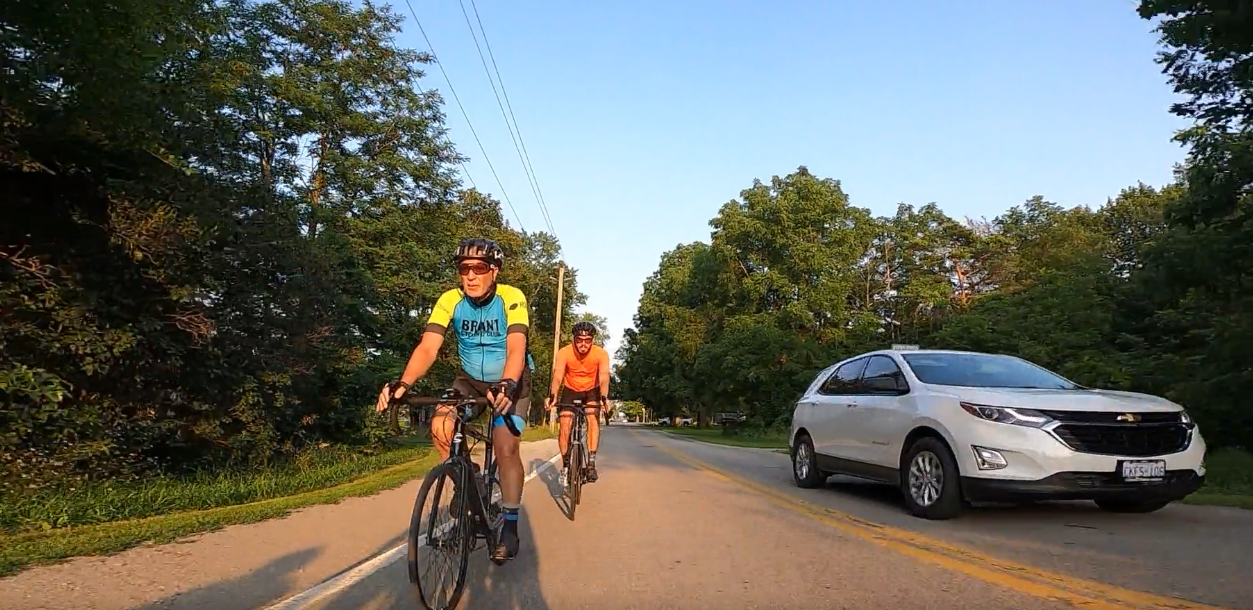
#> input picture src/modules/models/plates/platevid2.png, 1253 x 610 px, found by its file name; its folder holds 2 pictures in this run
$ python license_plate_nvidia.py
#> lines starting #> are read from the running program, lines starting #| are printed output that depends on the picture
import pytesseract # this is tesseract module
import matplotlib.pyplot as plt
import cv2 # this is opencv module
import glob
import os
pytesseract.pytesseract.tesseract_cmd = r'C:\Users\tnaguib\AppData\Local\Programs\Tesseract-OCR\tesseract.exe'
def calculate_predicted_accuracy(actual_list, predicted_list):
	for actual_plate, predict_plate in zip(actual_list, predicted_list):
		accuracy = "0 %"
		num_matches = 0
		if actual_plate == predict_plate:
			accuracy = "100 %"
		else:
			if len(actual_plate) == len(predict_plate):
				for a, p in zip(actual_plate, predict_plate):
					if a == p:
						num_matches += 1
				accuracy = str(round((num_matches / len(actual_plate)), 2) * 100)
				accuracy += "%"
		print("	 ", actual_plate, "\t\t\t", predict_plate, "\t\t ", accuracy)

# specify path to the license plate images folder as shown below
path_for_license_plates = os.getcwd() + "src/modules/models/plates/**/*.png"
print(os.getcwd())
list_license_plates = []
predicted_license_plates = []
"""
for path_to_license_plate in glob.glob(path_for_license_plates, recursive = True):

	license_plate_file = path_to_license_plate.split("/")[-1]
	license_plate, _ = os.path.splitext(license_plate_file)
	'''
	Here we append the actual license plate to a list
	'''
	list_license_plates.append(license_plate)

	'''
	Read each license plate image file using openCV
	'''
	img = cv2.imread(path_to_license_plate)

	'''
	We then pass each license plate image file
	to the Tesseract OCR engine using the Python library
	wrapper for it. We get back predicted_result for
	license plate. We append the predicted_result in a
	list and compare it with the original the license plate
	'''
	predicted_result = pytesseract.image_to_string(img, lang ='eng',
	config ='--oem 3 --psm 6 -c tessedit_char_whitelist = ABCDEFGHIJKLMNOPQRSTUVWXYZ0123456789')

	filter_predicted_result = "".join(predicted_result.split()).replace(":", "").replace("-", "")
	predicted_license_plates.append(filter_predicted_result)
print("Actual License Plate", "\t", "Predicted License Plate", "\t", "Accuracy")
print("--------------------", "\t", "-----------------------", "\t", "--------")
"""

calculate_predicted_accuracy(list_license_plates, predicted_license_plates)
print(len(list_license_plates))
print(len(predicted_license_plates))
# Read the license plate file and display it
test_license_plate = cv2.imread("src\modules\models\plates\platevid2.png")
#> test_license_plate is the input picture: shape (610, 1253, 3); mean B, G, R 97.6, 105.4, 103.4
plt.imshow(test_license_plate)
plt.axis('off')
plt.title('LETITGO1 license plate')
plt.show()
resize_test_license_plate = cv2.resize(
	test_license_plate, None, fx = 0.8, fy = 0.8,
	interpolation = cv2.INTER_CUBIC)
grayscale_resize_test_license_plate = cv2.cvtColor(
	resize_test_license_plate, cv2.COLOR_BGR2GRAY)
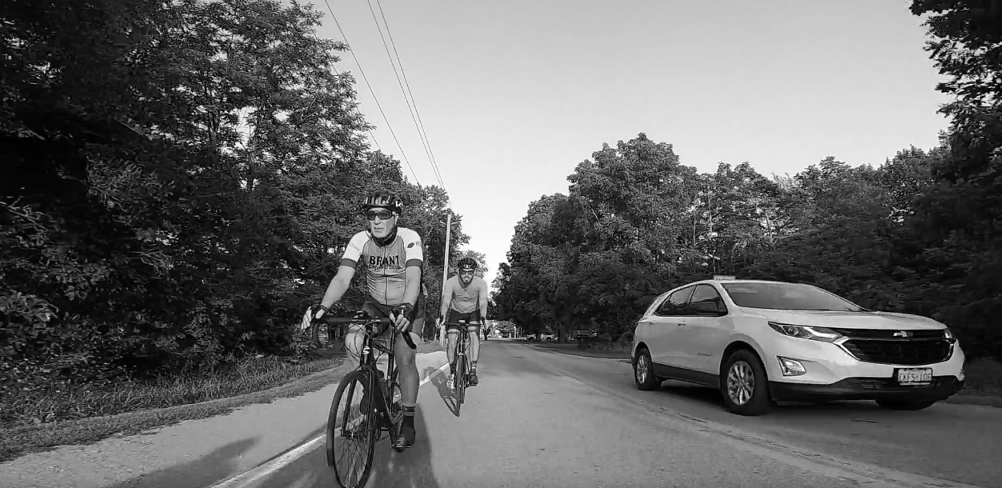
#> grayscale_resize_test_license_plate: shape (488, 1002); min 0, max 255, mean 103.9
gaussian_blur_license_plate = cv2.GaussianBlur(
	grayscale_resize_test_license_plate, (3, 3),cv2.BORDER_DEFAULT)
#> (the run stopped early here; a loop or call above may not have finished)
